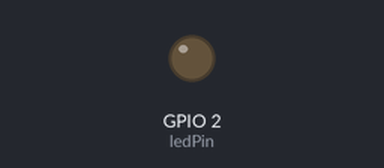
Bench run of a sketch on a simulated ESP8266 (NodeMCU). Shown: output pins drawn as LEDs (lit = HIGH). WiFi joins after 1.5 s; servers stay silent unless stated; what the sketch prints to the serial monitor is not drawn.

Above: at 1.7 s.
Timing chart, 0 to 3.2 s (numbered marks = the images above):
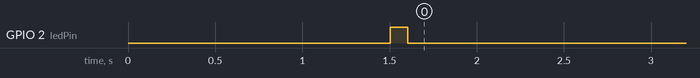

The sketch:

ESP01-LED-Relay-Simple.ino
```cpp
/*
 *   Last Updated: 24/04/2016
 *   A basic remote control script for an LED desklamp by tomtheswede.
 */

// Import ESP8266 libraries
#include <ESP8266WiFi.h>
#include <WiFiUdp.h>

//Sensor details
const char* sensorID1 = "LED001"; //Name of sensor

// WiFi parameters
const char* ssid = ""; //Enter your WiFi network name here in the quotation marks
const char* password = ""; //Enter your WiFi pasword here in the quotation marks

//Server details
unsigned int localPort = 5007;  //UDP send port
byte packetBuffer[512]; //buffer for incoming packets

//Sensor variables
const int ledPin = 2; //LED pin number
int ledSetPoint = 0; //Default boot state of LEDs and last setPoint of the pin between 0 and 100
String data = "";
String message = "";


WiFiUDP Udp; //Instance to send packets

void setup()
{
  //Set pins and turn off LED
  pinMode(ledPin, OUTPUT); //Set as output
  digitalWrite(ledPin, 0); //Turn off LED while connecting

  // Start Serial port monitoring
  Serial.begin(115200);

  // Connect to WiFi
  WiFi.begin(ssid, password);
  while (WiFi.status() != WL_CONNECTED) {
    delay(500);
    Serial.print(".");
  }
  Serial.println("");
  Serial.print("WiFi connected with IP: ");
  // Print the IP address
  Serial.println(WiFi.localIP());

  //Open the UDP monitoring port
  Udp.begin(localPort);
  Serial.print("Udp server started at port: ");
  Serial.println(localPort);

  //A flash of light to confirm that the lamp is ready to take commands
  digitalWrite(ledPin, 1);
  delay(100);
  digitalWrite(ledPin, ledSetPoint); //Return the lamp to it's default value
}

//Main runtime loop
void loop()
{
  message = getUdpPacket(); //Check for a message

  if (((message=="on")||(message=="1")||(message=="toggle")) && (ledSetPoint==0)) { //Only turn on if already off
    ledSetPoint=1; // input a setpoint for reference
    digitalWrite(ledPin,ledSetPoint);
    Serial.println("-On triggered");
  }
  else if (((message=="off") || (message=="0") || (message=="toggle")) && (ledSetPoint>0)) { //Only turn off if already on
    ledSetPoint=0; // input a setpoint for reference
    digitalWrite(ledPin,ledSetPoint);
    Serial.println("-Off triggered");
  }
}

//Function to return a received UDP message
String getUdpPacket() {
  int noBytes = Udp.parsePacket();
  String msg="";
  if ( noBytes ) {
    Serial.print("Packet of ");
    Serial.print(noBytes);
    Serial.print(" characters received from ");
    Serial.print(Udp.remoteIP());
    Serial.print(":");
    Serial.println(Udp.remotePort());
    // We've received a packet, read the data from it
    Udp.read(packetBuffer,noBytes); // read the packet into the buffer

    // display the packet contents in HEX
    for (int i=1;i<=noBytes;i++) {
      data = data + char(packetBuffer[i - 1]);
    } // end for
    Serial.println("Data reads: " + data);
    msg=data;
    data=""; //reset the data variable
  }
  return msg;
}
```
